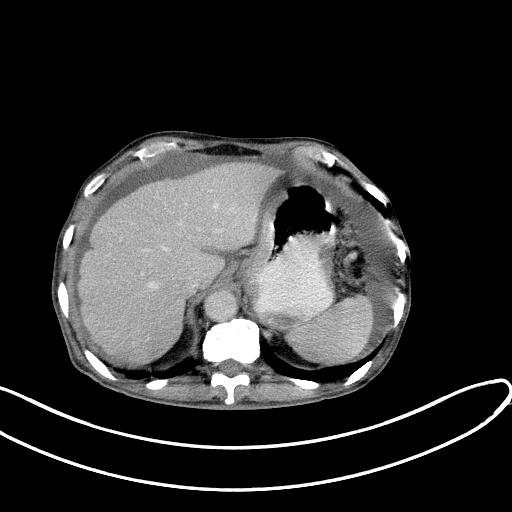
#> input picture Set1_10/Set-1(CT-PET Abdominal)/CT28.jpg, 512 x 512 px; its folder holds 2 pictures in this run
$ python metric.py   (older library calls are emulated)
#> lines starting #> are read from the running program, lines starting #| are printed output that depends on the picture
from skimage import measure
import pandas as pd
from skimage.metrics import structural_similarity
from cv2 import cv2
from sklearn.metrics.cluster import entropy
import numpy as np
import os
file={}
rules=['mean','max','min']
directory=('C:/Users/dreddyyerram/Desktop/imagefusion/Set1_10')
for i in os.listdir(directory):

    temp=[]
    for j in os.listdir(directory+"/"+i):

        temp.append(j)
    file[i]=temp

def cross_entropy(x, y):


    if np.any(x < 0) or np.any(y < 0):
        raise ValueError('Negative values exist.')


    x = np.array(x, dtype=np.float)
    y = np.array(y, dtype=np.float)
    x /= np.sum(x)
    y /= np.sum(y)

    # Ignore zero 'y' elements.
    mask = y > 0
    x = x[mask]
    y = y[mask]
    ce = -np.sum(x * np.log(y))
    return ce


for ite in file.keys():

    fusionmethod = 'max'
    input1 = cv2.imread('Set1_10/'+ite+'/'+file[ite][0],0)
#> input1 is the input picture: shape (512, 512); min 0, max 255, mean 46.7
    input2 = cv2.imread('Set1_10/'+ite+'/'+file[ite][1],0)
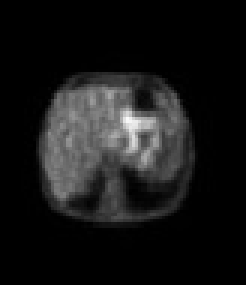
#> input picture Set1_10/Set-1(CT-PET Abdominal)/PETLatest170.jpg, 82 x 95 px (shown 3 times larger)
#> input2 is the input picture: shape (95, 82); min 0, max 251, mean 22.9
    input1 = cv2.resize(input1,(512,512))
    input2 = cv2.resize(input2,(512,512))
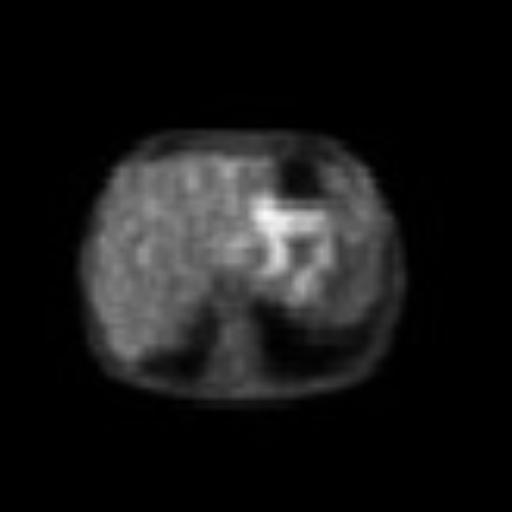
#> input2: shape (512, 512); min 0, max 250, mean 22.8


    type=[]
    Rule_for_ll=[]
    Rule_for_rest=[]
    CrossEntropy=[]
    Entropy=[]
    SSIM_with_CT=[]
    SSIM_with_MR=[]
    #metrics for LE
    stdresults={}
    std=[]
    entropyresults={}
    crossentropyresults={}
    SSIM={}
    """for j in rules:
        for k in rules:
            if j!=k:

                name = "fusedimages/"+ite+"/LE_" + j + "(LL)_" + k + "(rest).jpg"
                output = cv2.imread(name,0)
                output=cv2.resize(output,(512,512))
                s1 = structural_similarity(input1, output,multichannel=True)
                s2= structural_similarity(input2, output,multichannel=True)
                type.append("Local Energy")
                Rule_for_ll.append(j)
                Rule_for_rest.append(k)
                SSIM_with_CT.append(s1)
                SSIM_with_MR.append(s2)
                SSIM[name]=(s1,s2)
                entropyresults[name] = entropy(output)
                Entropy.append(entropyresults[name])
                crossentropyresults[name] = (cross_entropy(input1, output)+cross_entropy(input2, output))/2
                CrossEntropy.append(crossentropyresults[name])
                stdresults[name]=output.std()
                std.append(stdresults[name])"""
    for j in rules:
        for k in rules:
            if j!=k:

                name = "fusedimages/"+ite+"/NOR_" + j + "(LL)_" + k + "(rest).jpg"
                output = cv2.imread(name,0)

#> (the run stopped early here; a loop or call above may not have finished)
